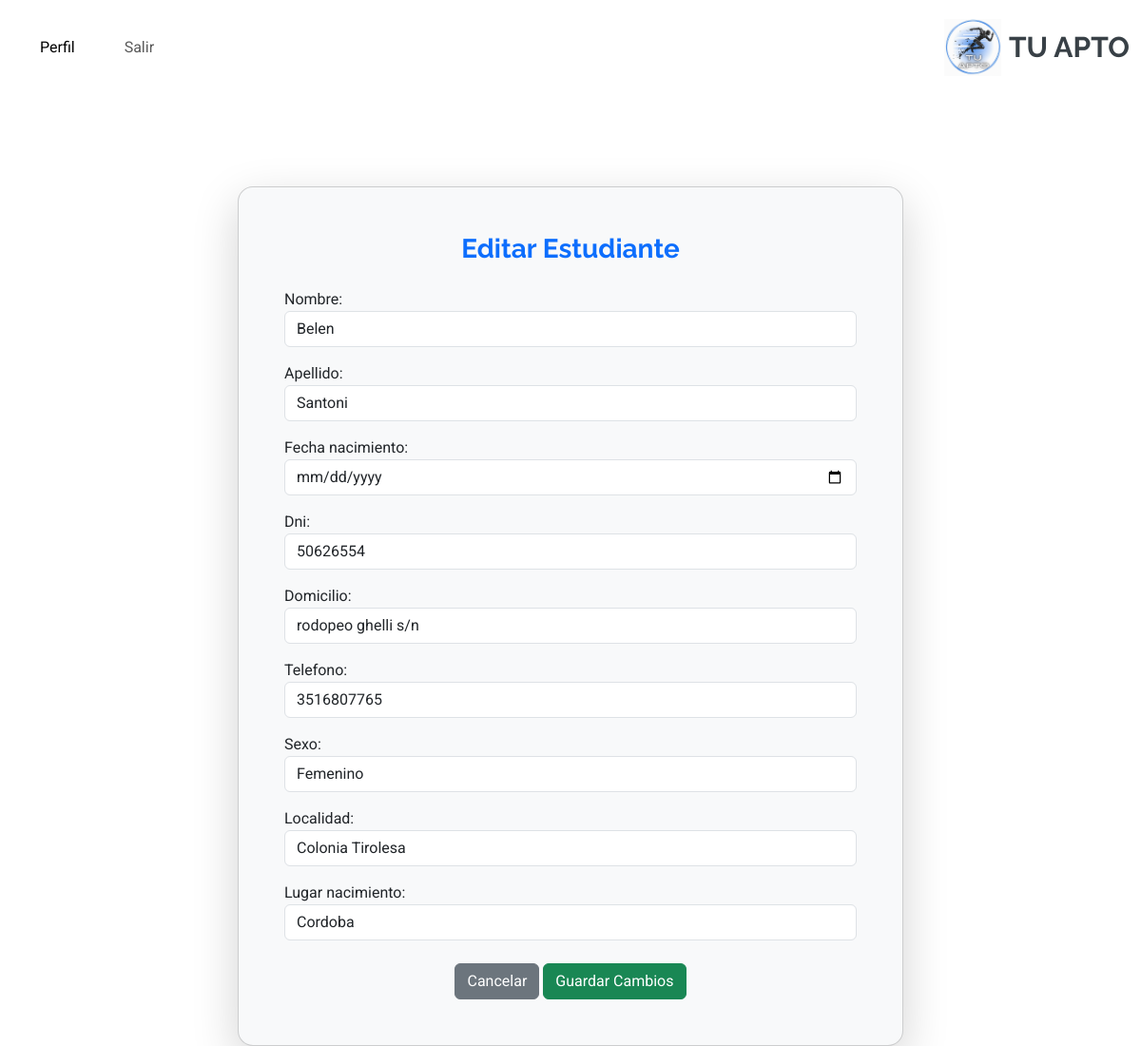
Page /estudiante/editar_estudiante/2/ (signed in) on the earlier database version.
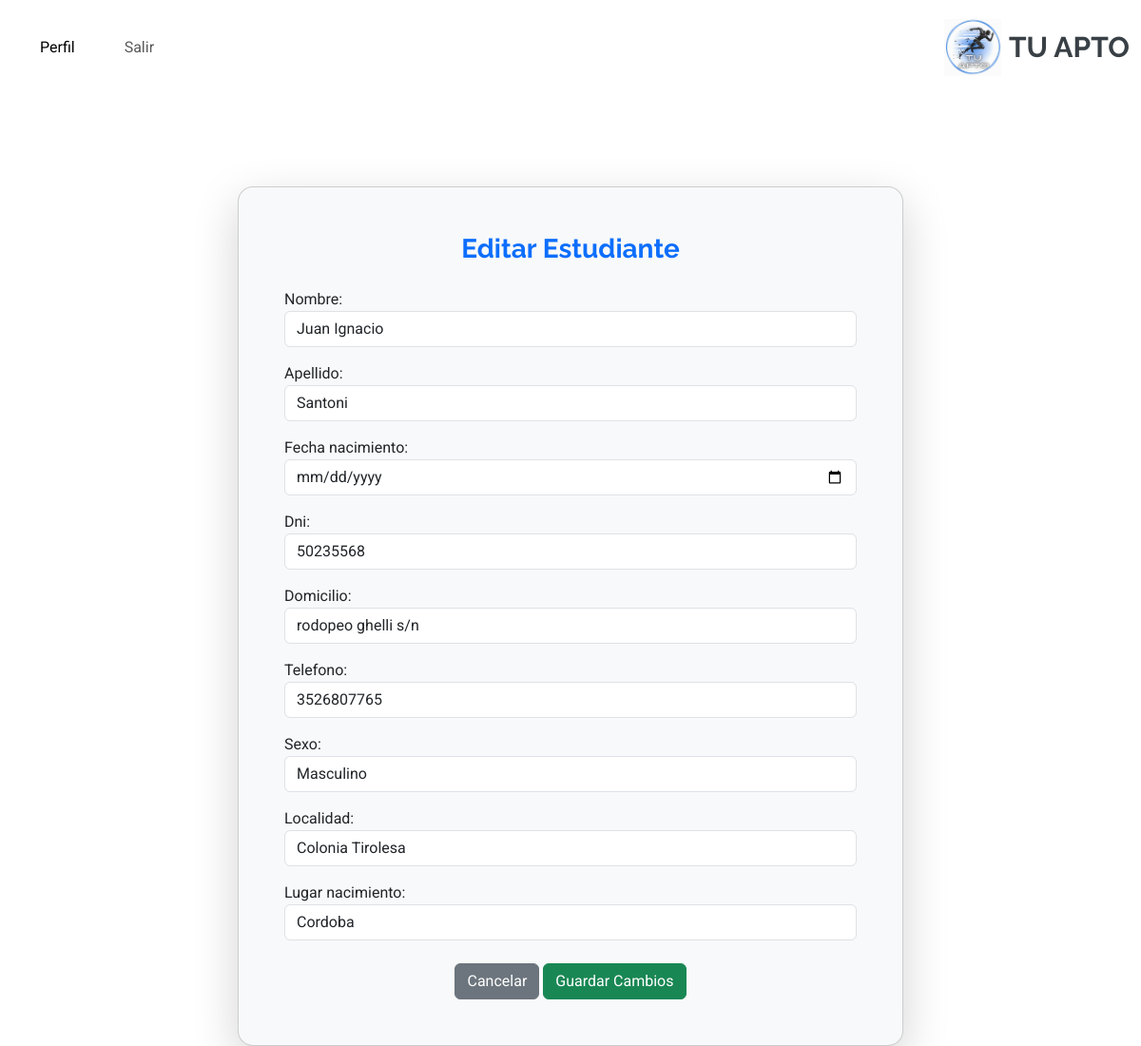
Same page on the later database version.
### estudiante/models.py (models this page shows, shortened)
class Estudiante(models.Model):
    SEXO_CHOICES = [
        ('M', 'Masculino'),
        ('F', 'Femenino'),
        ('O', 'Otro'),
    ]
    nombre= models.CharField(max_length=30, blank=True, null=True)
    apellido= models.CharField(max_length=30, blank=True, null=True)
    fecha_nacimiento= models.DateField(blank=True, null=True)
    tutor = models.ForeignKey(Tutor, on_delete=models.CASCADE, related_name='estudiantes')
    dni=  models.CharField(max_length=15, blank=True, null=True)
    domicilio = models.CharField(max_length=255, blank=True, null=True)
    telefono = models.CharField(max_length=15, blank=True, null=True)
    sexo=models.CharField(max_length=1, choices=SEXO_CHOICES, blank=True, null=True)
    localidad = models.CharField(max_length=100, blank=True, null=True)
    lugar_nacimiento = models.CharField(max_length=100, blank=True, null=True)

### estudiante/views.py (the view)
# urls.py: path('editar_estudiante/<int:estudiante_id>/', views.editar_estudiante, name='editar_estudiante'),
@login_required
def editar_estudiante(request, estudiante_id):
    estudiante = get_object_or_404(Estudiante, id=estudiante_id)
    if request.method == 'POST':
        form = EstudianteForm(request.POST, instance=estudiante)
        if form.is_valid():
            estudiante = form.save()
            messages.success(request, "Estudiante actualizado con éxito.")
            return redirect('listar_estudiantes')  # Redirigir a la lista de estudiantes
        else:
            messages.error(request, "Error en el formulario. Verifica los datos ingresados.")
    else:
        form = EstudianteForm(instance=estudiante)  # Cargar los datos existentes en el formulario
    return render(request, 'estudiante/editar_estudiante.html', {'form': form, 'estudiante': estudiante})

### estudiante/forms.py
class EstudianteForm(forms.ModelForm):
    class Meta:
        model = Estudiante
        fields = ['nombre', 'apellido', 'fecha_nacimiento', 'dni', 'domicilio', 'telefono', 'sexo', 'localidad', 'lugar_nacimiento']
        widgets = {
            'nombre': forms.TextInput(attrs={'class': 'form-control'}),
            'apellido': forms.TextInput(attrs={'class': 'form-control'}),
            'fecha_nacimiento': forms.DateInput(attrs={'type': 'date', 'class': 'form-control'}),
            'dni': forms.TextInput(attrs={'class': 'form-control'}),
            'domicilio': forms.TextInput(attrs={'class': 'form-control'}),
            'telefono': forms.TextInput(attrs={'class': 'form-control'}),
            'sexo': forms.Select(attrs={'class': 'form-control'}),
            'localidad': forms.TextInput(attrs={'class': 'form-control'}),
            'lugar_nacimiento': forms.TextInput(attrs={'class': 'form-control'}),
        }

### estudiante/templates/estudiante/editar_estudiante.html (shortened to what this page needs)
{% extends 'core/base.html' %}
{% load static %}
{% block content %}
<div class="container mt-5 pt-5">
    <div class="card shadow-lg p-5 bg-light rounded-4 mx-auto" style="max-width: 700px;">
        <h3 class="text-center text-primary fw-bold mb-4">Editar Estudiante</h3>
        <form method="POST">
            {{ form.as_p }}
            <div class="text-center mt-4">
                <a href="{% url 'listar_estudiantes' %}" class="btn btn-secondary">Cancelar</a>
                <button type="submit" class="btn btn-success">Guardar Cambios</button>
            </div>
        </form>
    </div>
</div>
{% endblock %}

Differences in the rows shown:
changed Estudiante "Santoni": nombre "Belen" → "Juan Ignacio"; dni "50626554" → "50235568"; telefono "3516807765" → "3526807765"; sexo "Femenino" → "Masculino"
